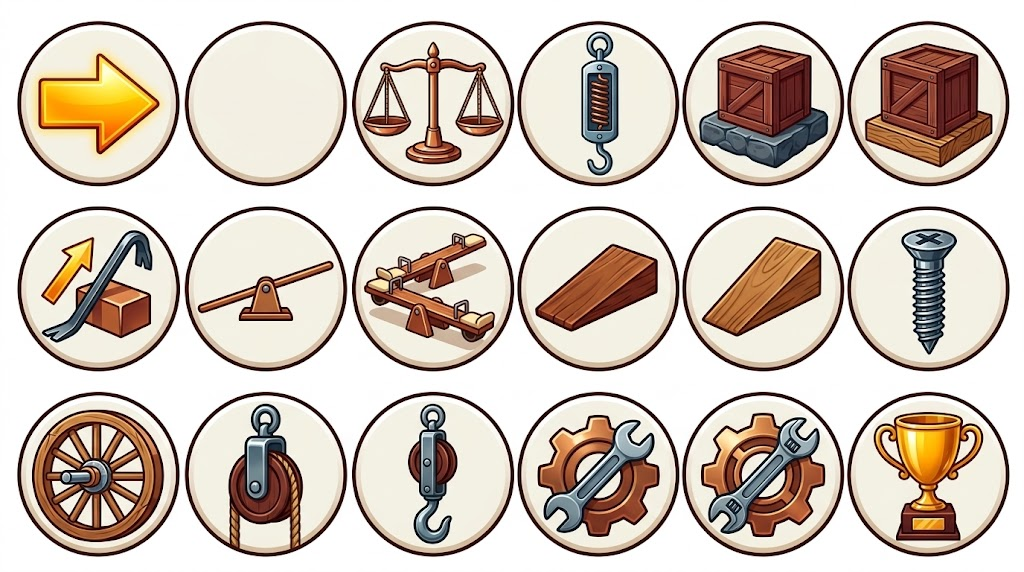
#> input picture design/nanobanana/badges_color.png, 1024 x 572 px, given in place of sheet_fix.jpg, which was not available
$ python scenes.py
#> lines starting #> are read from the running program, lines starting #| are printed output that depends on the picture; after the words box and inside, x2 and y2 are one past the last pixel; in counts of white or black regions, pixels touching at a corner belong together; pictures that were not available may be replaced by others from this repository, and a replacement may not be noted
### design/nanobanana/harm.py
from PIL import Image
import numpy as np, cv2, json
from scipy import ndimage as nd
from sklearn.cluster import KMeans
B=json.load(open('boxes.json'))
#> (reads design/nanobanana/boxes.json from the repository)
INK=np.array([0x3B,0x24,0x17])
def cut(sheet,idxs,pad=6,holes=True):
    im=np.asarray(Image.open(sheet+'.jpg').convert('RGB')).astype(np.uint8)
    bx=[B[sheet][i] for i in idxs];x0=min(b[0] for b in bx)-pad;y0=min(b[1] for b in bx)-pad;x1=max(b[2] for b in bx)+pad;y1=max(b[3] for b in bx)+pad
    x0=max(0,x0);y0=max(0,y0);c=im[y0:y1,x0:x1].copy()
    white=c.min(axis=2)>(226 if holes else 246);L,n=nd.label(white);border=set(np.unique(np.concatenate([L[0],L[-1],L[:,0],L[:,-1]])))-{0}
    bg=np.isin(L,list(border))
    # remove enclosed large white holes (gaps) — keep small ones
    for i in range(1,n+1):
        if i in border: continue
        m=L==i
        if holes and m.sum()>1500: bg|=m
    alpha=np.where(bg,0,255).astype(np.uint8)
    if not holes:
        L2,n2=nd.label(alpha>0)
        if n2>1:
            sz=nd.sum(alpha>0,L2,range(1,n2+1));alpha=np.where(L2==np.argmax(sz)+1,255,0).astype(np.uint8)
    alpha=cv2.erode(alpha,np.ones((2,2),np.uint8))
    return c,alpha
# [18 lines left out: function harmonize, not called in this run]
def rgba(c,a): return Image.fromarray(np.dstack([c,a]),'RGBA')

# [25 lines left out: function harmonize2, not called in this run]

def gentle(c,alpha,land_rgb,grade=0.07):
    m=alpha>0;out=c.astype(float)
    # unify outline colour
    Lorig=cv2.cvtColor(c,cv2.COLOR_RGB2LAB)[...,0].astype(float)
    w=np.clip((55-Lorig)/25,0,1)[...,None]*m[...,None]
    out=out*(1-w)+INK*w
    # tiny grade toward land ambient (soft-light-ish)
    out=out*(1-grade)+np.array(land_rgb)*grade
    out=np.clip(out,0,255).astype(np.uint8)
    # defringe ring
    er=cv2.erode(alpha,np.ones((3,3),np.uint8),iterations=1)
    ring=(alpha>0)&(er==0);out[ring]=INK
    a2=cv2.GaussianBlur(alpha,(3,3),0)
    return out,a2

### design/mockups/scenes.py
import sys,math;sys.path.insert(0,'..');sys.path.insert(0,'.')
from harm import *
from PIL import Image, ImageDraw, ImageFilter
def hx(h):h=h.lstrip('#');return tuple(int(h[i:i+2],16) for i in (0,2,4))
def obj(sh,idx,land,h=None,w=None,outline=0,holes=True):
    c,a=cut(sh,idx,holes=holes);o,a2=gentle(c,a,hx(land))
    if outline:
        big=cv2.dilate(a2,np.ones((3,3),np.uint8),iterations=outline)
        ring=(big>0)&(a2<128);o[ring]=INK;a2=np.maximum(a2,big)
    im=Image.fromarray(np.dstack([o,a2]),'RGBA')
    if h: im=im.resize((int(im.size[0]*h/im.size[1]),h),Image.LANCZOS)
    if w: im=im.resize((w,int(im.size[1]*w/im.size[0])),Image.LANCZOS)
    return im
def shadow(S,cx,y,w,op=70):
    sh=Image.new('RGBA',S.size,(0,0,0,0));ImageDraw.Draw(sh).ellipse((cx-w/2,y-7,cx+w/2,y+7),fill=(0,0,0,op));S.alpha_composite(sh.filter(ImageFilter.GaussianBlur(5)))
def place(S,im,cx,floor,sh=True):
    if sh: shadow(S,cx,floor,im.size[0]*0.85)
    S.alpha_composite(im,(int(cx-im.size[0]/2),int(floor-im.size[1])))
def paste_c(S,im,cx,cy): S.alpha_composite(im,(int(cx-im.size[0]/2),int(cy-im.size[1]/2)))
def arrow(d,x,y1,y2,col,w=9):
    d.rectangle((x-w,y1,x+w,y2-30),fill=col);d.polygon([(x-24,y2-32),(x+24,y2-32),(x,y2)],fill=col)
def dashed_arc(d,p0,p1,p2,col):
    pts=[((1-t)**2*p0[0]+2*(1-t)*t*p1[0]+t*t*p2[0],(1-t)**2*p0[1]+2*(1-t)*t*p1[1]+t*t*p2[1]) for t in [i/60 for i in range(61)]]
    for i in range(0,60,4): d.line(pts[i]+pts[i+2],fill=col,width=6)
W,H,FL=800,540,450
# ---------- LEVER (land2) ----------
bg='#1E576A';S=Image.new('RGBA',(W,H),bg);d=ImageDraw.Draw(S)
#> after `S = Image.new('RGBA', (W, H), bg)`:
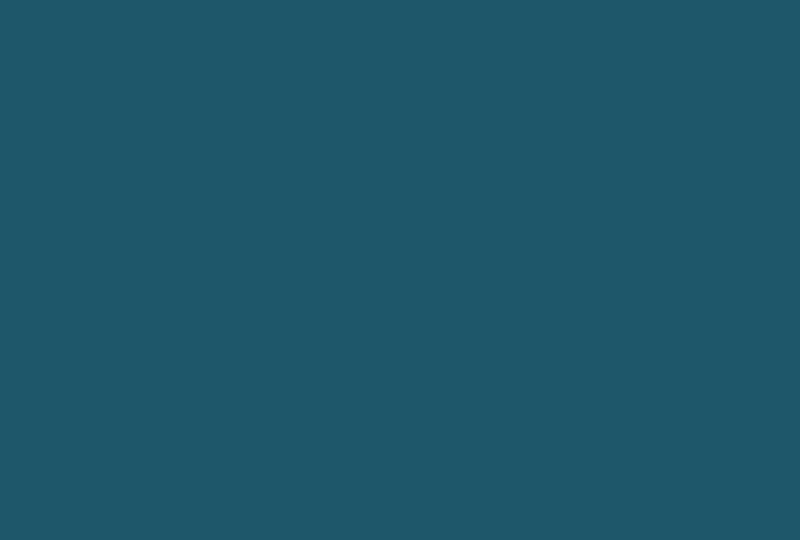
#> S: PIL image 800x540 RGBA; mean R, G, B, A 30, 87, 106, 255
for x in range(0,W,40): d.line((x,0,x,FL),fill='#22607A',width=2)
for y in range(0,FL,40): d.line((0,y,W,y),fill='#22607A',width=2)
d.rectangle((0,FL,W,H),fill='#19495A');d.rectangle((0,FL,W,FL+5),fill='#0F3442')
for x in range(250,700,50): d.rounded_rectangle((x-3,FL+18,x+3,FL+36),3,fill='#24637A')
wb=obj('sheet_fix',[10],bg,w=210);place(S,wb,120,FL)
#> in cut, im is the input picture: shape (572, 1024, 3); mean R, G, B 210.1, 198.3, 188.1
#> in cut, `c = im[y0:y1, x0:x1].copy()`:
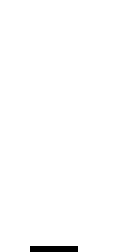
#> c: shape (42, 21, 3) (shown 6 times larger); values 254 (black) and 255 (white), 99.1% white; black in thin lines or dots, all inside (x1, y1, x2, y2) = (5, 41, 13, 42)
#> in cut, `white = c.min(axis=2) > (226 if holes else 246)`: white: shape (42, 21) bool; every value is 1
#> in cut, `L, n = nd.label(white)`: L: shape (42, 21) int32; every value is 1
#> in cut, `L, n = nd.label(white)`: n = 1
#> in cut, `border = set(np.unique(np.concatenate([L[0], L[-1], L[:, 0], L[:, -1]]`: border = 1 item
#> in cut, `alpha=np.where(bg,0,255).astype(np.uint8)`: alpha: shape (42, 21); every value is 0
#> in gentle, `w=np.clip((55-Lorig)/25,0,1)[...,None]*m[...,None]`: w: shape (42, 21, 1) float64; every value is 0
#> in obj, `if w: im=im.resize((w,int(im.size[1]*w/im.size[0])),Image.LANCZOS)`: im: PIL image 210x420 RGBA; every value is 0
#> in shadow, `sh = Image.new('RGBA', S.size, (0, 0, 0, 0))`: sh: PIL image 800x540 RGBA; every value is 0
#> in shadow, `ImageDraw.Draw(sh).ellipse((cx - w / 2, y - 7, cx + w / 2, y + 7), fil`:
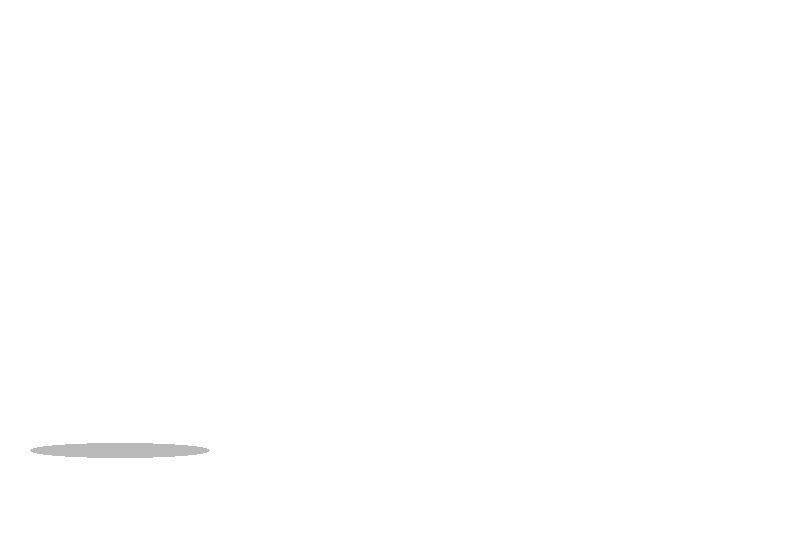
#> sh: PIL image 800x540 RGBA; mean R, G, B, A 0, 0, 0, 0.3; transparent parts drawn white
fx=440;wedge=obj('sheet_fix',[11],bg,h=64);place(S,wedge,fx,FL)
#> (the run stopped early here; a loop or call above may not have finished)
